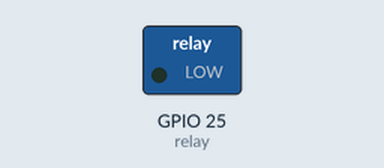
Simulated run of this program. Board: ESP32. Parts: switched loads named in the program (green lamp = pin HIGH). What the program prints to the serial monitor is not drawn.

Above: at 5.0 s.
At 15.0 s:
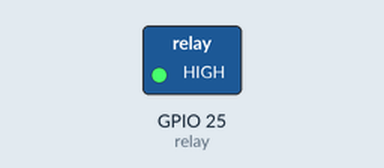
Timing chart, 0 to 26.0 s (numbered marks = the images above):
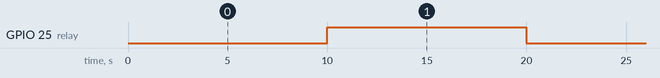

Measured:
- by itself, GPIO 25 (relay): alternates HIGH for 10.0 s and LOW for 10.0 s

The program:

main.cpp
```cpp
#include <Arduino.h>
#include <WiFi.h>

const char* ssid = "Ambu";
const char* password = "LANCE001";
const int relay = 25;
String header;
WiFiServer server(80);
String html ="<!DOCTYPE html> \
<html> \
<body> \
  <center><h1>Web Server</h1></center> \
</body> \
</html>";


void setup() {

  Serial.begin(115200);
  Serial.println("Connecting to Wifi");
  WiFi.softAP(ssid, password);
  server.begin();

  IPAddress IP = WiFi.softAPIP();
  Serial.print("AP IP address: ");
  Serial.println(IP);

  pinMode(relay, OUTPUT);
  digitalWrite(relay, HIGH);
}

void funct_relay () {
  digitalWrite(relay, LOW); // led is on
  delay(10000);

  digitalWrite(relay, HIGH); //led is off
  delay(10000);
}

void loop() {
  String request = "";
  WiFiClient client=server.available(); // incoming client / user
  Serial.println("New Client");
  client.print(html);
  while(client.connected()){
      if (client.available()) {
        char c = client.read();
        header += c;
        if (c != '\r') {  // if you got anything else but a carriage return character,
          request += c;
        }

    }
  }
  Serial.print("UserID: ");

  int last = header.indexOf("HTTP/1.1");
  String numbers = header.substring(1, last - 1);
  Serial.print(numbers);
  request= "";
  header = "";
  funct_relay();
  client.stop();
  Serial.println("Client disconnected.");
  Serial.println("");
}

//relay part 
```
